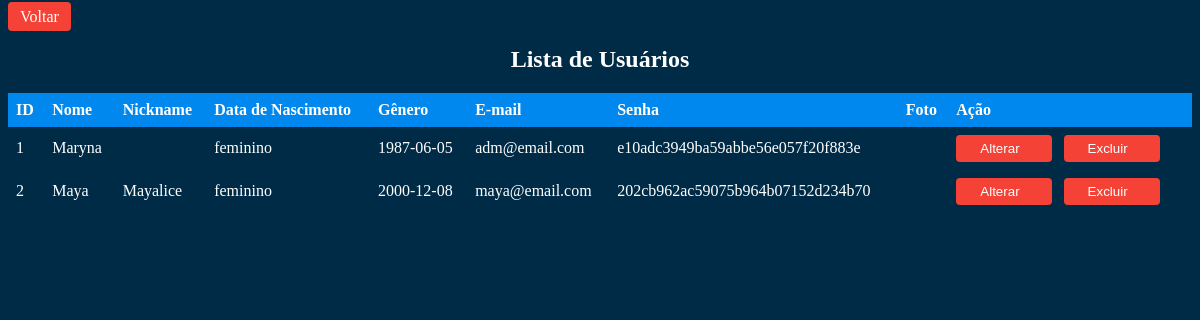
The page /view/adm/listausuarioadm.php (signed in) on the database its author committed.
### tables this page shows
CREATE TABLE IF NOT EXISTS `usuario` (
  `id_usuario` INT NOT NULL AUTO_INCREMENT,
  `nome_usu` VARCHAR(100) NOT NULL,
  `nickname_usu` VARCHAR(100) NULL,
  `dt_de_nasci_usu` DATE NULL DEFAULT NULL,
  `genero_usu` ENUM('masculino','feminino','naoBinario','naoDeclarar') NOT NULL COMMENT 'masculino, feminino, naoBinario, naoDeclarar',
  `email_usu` VARCHAR(100) NOT NULL,
  `senha_usu` VARCHAR(60) NOT NULL,
  `situacao_usu` VARCHAR(50) NULL DEFAULT NULL COMMENT 'Ativo, Inativo ou Bloqueado\n',
  `perfil_usu` VARCHAR(15) NULL DEFAULT 'usuario' COMMENT 'usuario, administrador, moderador',
  `foto_usu` VARCHAR(500) NULL DEFAULT NULL,
  PRIMARY KEY (`id_usuario`));

### model/conexao.php (called while the page is built, shortened)
<?php
class Conexao{
    private static $conexao;
    public static function getInstance(){
        if(!isset(self::$conexao)){
            try{
                $options = array(
                    PDO::ATTR_PERSISTENT => true,
                    PDO::MYSQL_ATTR_INIT_COMMAND => 'SET NAMES UTF8;',
                    PDO::ATTR_ERRMODE => PDO::ERRMODE_EXCEPTION
                );
                self::$conexao = new PDO('mysql:host=localhost;dbname=resenha_de_filme','root','', $options);
                self::$conexao->setAttribute(PDO::ATTR_ERRMODE, PDO::ERRMODE_EXCEPTION);
            }catch(PDOException $exc){
                echo "Houve um erro ao se conectar com o Banco de Dados ".$exc->getMessage();
            }
        }
        return self::$conexao;
    }
}
?>

### model/dao/UsuarioDAO.php (called while the page is built, shortened)
<?php
require_once __DIR__.'/../conexao.php';
class UsuarioDAO {
    public $pdo;
    public function __construct()
    {
        $this->pdo = Conexao::getInstance();
    }
    public function listarTodos(){
        try{
            $sql = "SELECT * FROM usuario ORDER BY nome_usu";
            $stmt = $this->pdo->prepare($sql);
            $stmt->execute();
            $usuario = $stmt->fetchAll(PDO::FETCH_ASSOC);
            return $usuario;
        }catch(PDOException $e){
            echo $e->getMessage();
        }
    }
}

### view/adm/listausuarioadm.php (the view, shortened to what this page needs)
<!DOCTYPE html>
<html lang="pt-br">
<head>
    <link rel="stylesheet" href="../../css/stylelista.css">
</head>
<body>
<?php
   require_once '../../model/dao/UsuarioDAO.php';
   $UsuarioDAO = new UsuarioDAO();
?>
<a href="../adm/paineladmcomcss.php">Voltar</a>
   <center> <h2>Lista de Usuários</h2></center>
    <table>
        <thead>
          <tr>
            <th>ID</th>
            <th>Nome</th>
            <th>Nickname</th>
            <th>Data de Nascimento</th>
            <th>Gênero</th>
            <th>E-mail</th>
            <th>Senha</th>
            <th>Foto</th>
            <th>Ação</th>
          </tr>
        </thead>
        <tbody>
          <tr>
            <?php
              $usuario = $UsuarioDAO->listarTodos();
              foreach($usuario as $usuario){
            ?>
            <td><?=$usuario["id_usuario"]?></td>
            <td><?=$usuario["nome_usu"]?></td>
            <td><?=$usuario["nickname_usu"] ?></td>
            <td><?=$usuario["genero_usu"] ?></td>
            <td><?=$usuario["dt_de_nasci_usu"]?></td>
            <td><?=$usuario["email_usu"]?></td>
            <td><?=$usuario["senha_usu"]?></td>
            <td><?=$usuario["foto_usu"]?></td>
            <td>
              <button class="editar"><a href="./alterar_usuario.php?id=<?=$usuario["id_usuario"]?>"title="ALTERAR"> Alterar<i class="bi bi-pencil"></i></a></button>
              <button class="excluir"><a href="../control/excluir.php?id=<?=$usuario["id_usuario"]?>" title="EXCLUIR">Excluir<i class="fa fa-trash fa-lg"></i></a></button>
            </td>
          </tr>
          <?php
            }
          ?>
        </tbody>
      </table>
</body>
</html>

### css/stylelista.css (style rules this page uses)
a { background-color: #f44336; color: white; text-decoration: none; padding: 6px 12px; margin-right: 8px; border: none; border-radius: 4px; cursor: pointer; }
table { border-collapse: collapse; width: 100%; }
th, td { text-align: left; padding: 8px; }
th { background-color: #08ef; }
button { padding: 6px 12px; margin-right: 8px; border: none; border-radius: 4px; cursor: pointer; }
button.editar { background-color: #f44336; color: white; text-decoration: none; }
button.excluir { background-color: #f44336; color: white; }
body { background-color: #002b46; flex-wrap: wrap; color: white; }

### rows shown on the page
usuario: id_usuario "1", nome_usu "Maryna", genero_usu "feminino", dt_de_nasci_usu "1987-06-05", email_usu "adm@email.com", senha_usu "e10adc3949ba59abbe56e057f20f883e"
usuario: id_usuario "2", nome_usu "Maya", nickname_usu "Mayalice", genero_usu "feminino", dt_de_nasci_usu "2000-12-08", email_usu "maya@email.com", senha_usu "202cb962ac59075b964b07152d234b70"
